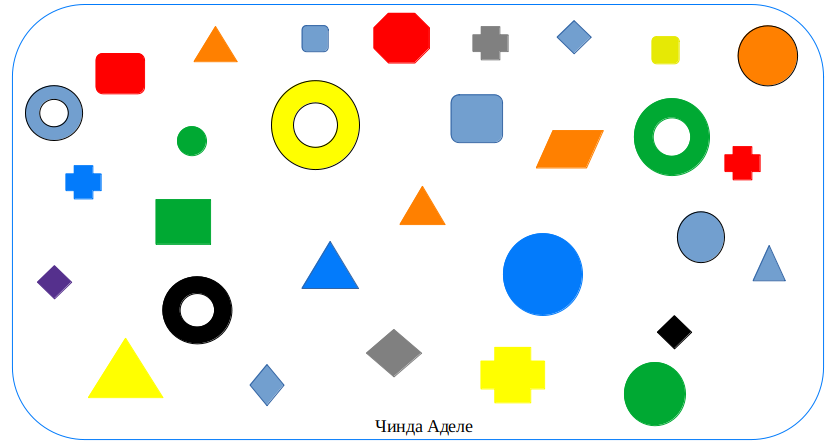
%> input picture Image recognition methods/Labwork 4/image_recog.png, 831 x 446 px
$ octave sample.m   (GNU Octave 9; MATLAB toolbox functions it lacks are replaced by stand-ins)
%> lines starting %> are read from the running program, lines starting %| are printed output that depends on the picture
% A = imread('circlesBrightDark.png');
A = imread('/home/logan/github/Y3S1/Image recognition methods/Labwork 4/image_recog.png');
%> A is the input picture: size 446x831x3 uint8; mean R, G, B 233.5, 236.4, 228.6

imshow(A)
Rmin = 25;
Rmax = 65;

[centersBright, radiiBright] = imfindcircles(A,[Rmin
Rmax],'ObjectPolarity','bright');
%> centersBright = [316 125.7]; radiiBright = 43.07
[centersDark, radiiDark] = imfindcircles(A,[Rmin
Rmax],'ObjectPolarity','dark');
%> centersDark = [197.6 310.8; 672.4 137.5; 655.3 394.5; 543.5 275; 768.2 56.09; 54.31 113.5; 315.9 125.6; 701.8 237.7; 401.6 39.47]; radiiDark = [34.72; 38.7; 31.6; 40.92; 30.85; 28.75; 45.33; 25.82; 27.86]
viscircles(centersBright, radiiBright,'Color','b','LineStyle',':');
viscircles(centersDark, radiiDark,'LineStyle','--','Color','r');
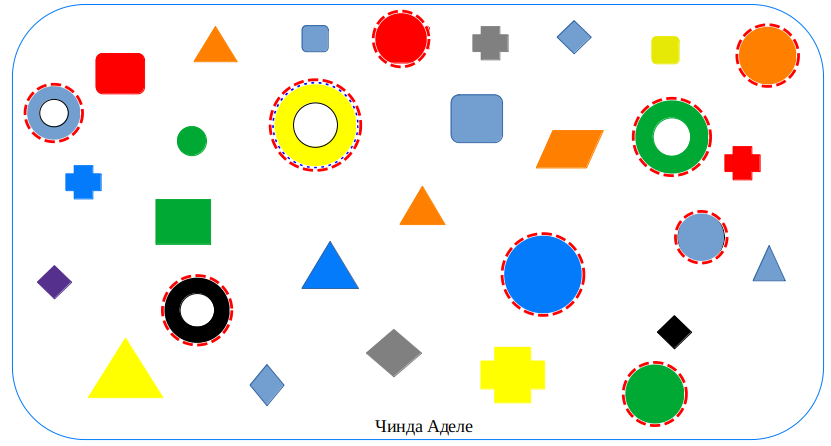
%> figure redrawn from the program's plot data

$ run again, with Image recognition methods/Labwork 4/image_test.png copied over Image recognition methods/Labwork 4/image_recog.png
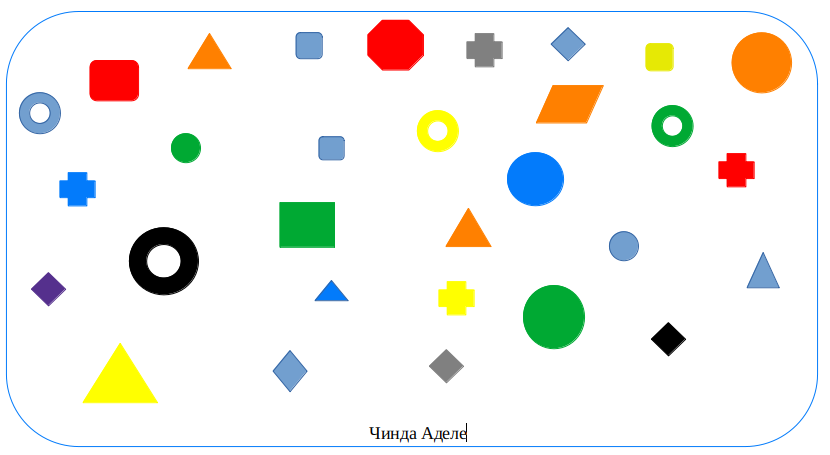
%> input picture Image recognition methods/Labwork 4/image_test.png, 830 x 455 px
%> A is the input picture: size 455x830x3 uint8; mean R, G, B 240.4, 240.4, 235.3
%> centersBright = [415.5 228]; radiiBright = 35.25
%> centersDark = [164.3 261.6; 554.4 317.6; 536 179.7; 762.2 63.19; 396.3 45.63]; radiiDark = [34.48; 31.75; 28.07; 30.43; 27.86]
%> `viscircles(centersDark, radiiDark,'LineStyle','--','Color','r');`:
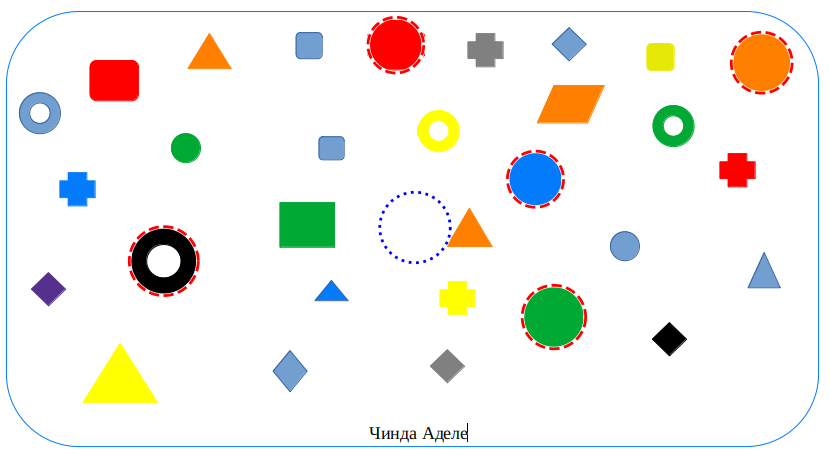
%> figure redrawn from the program's plot data
